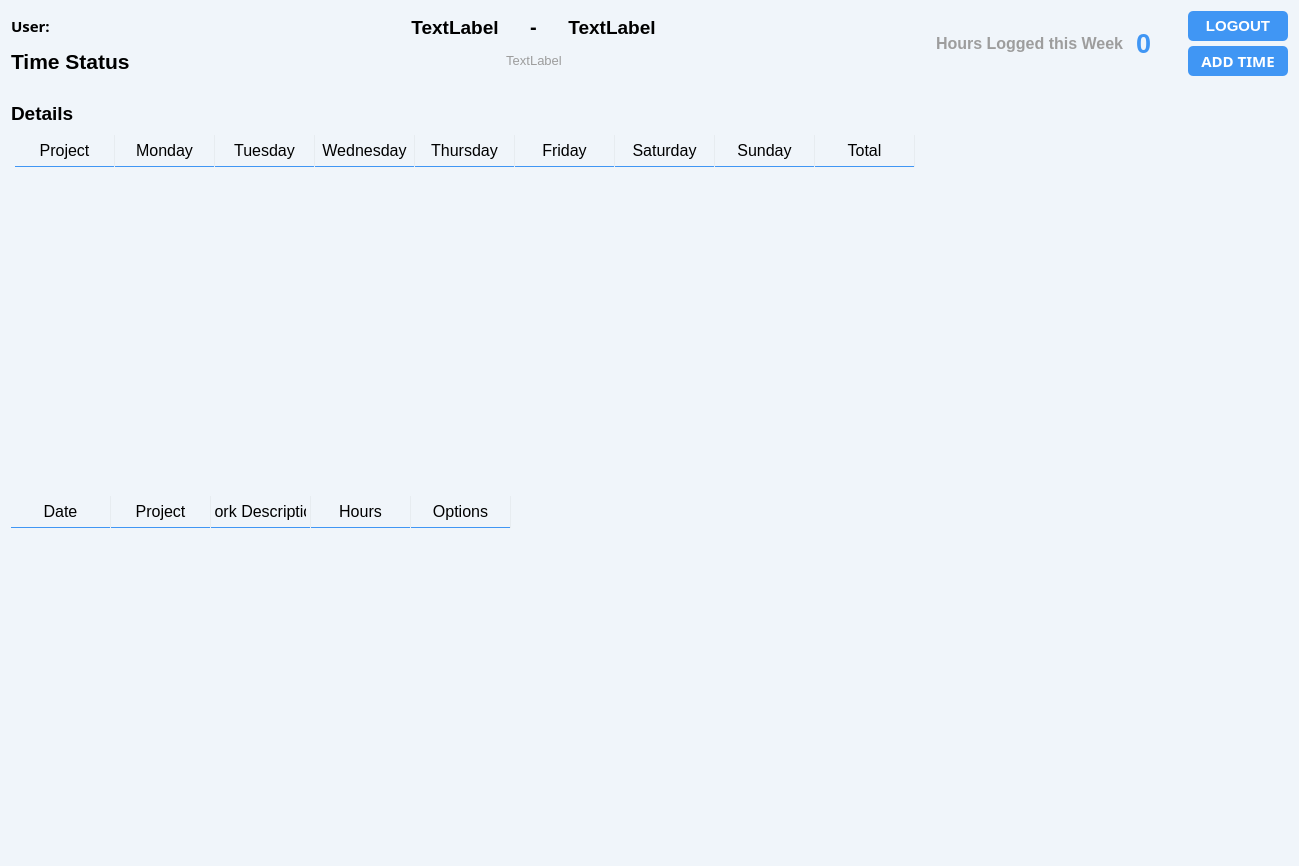
<?xml version="1.0" encoding="UTF-8"?>
<ui version="4.0">
 <class>TimeStatus</class>
 <widget class="QWidget" name="TimeStatus">
  <property name="enabled">
   <bool>true</bool>
  </property>
  <property name="geometry">
   <rect>
    <x>0</x>
    <y>0</y>
    <width>1299</width>
    <height>866</height>
   </rect>
  </property>
  <property name="sizePolicy">
   <sizepolicy hsizetype="Preferred" vsizetype="Preferred">
    <horstretch>0</horstretch>
    <verstretch>0</verstretch>
   </sizepolicy>
  </property>
  <property name="minimumSize">
   <size>
    <width>1299</width>
    <height>866</height>
   </size>
  </property>
  <property name="windowTitle">
   <string>Form</string>
  </property>
  <property name="styleSheet">
   <string notr="true">background-color: rgb(240, 245, 250);</string>
  </property>
  <layout class="QVBoxLayout" name="verticalLayout_4" stretch="0,1,0,0,0">
   <item>
    <layout class="QHBoxLayout" name="horizontalLayout_2">
     <item>
      <layout class="QVBoxLayout" name="verticalLayout_3">
       <item>
        <widget class="QLabel" name="labelUser">
         <property name="font">
          <font>
           <family>Century Gothic</family>
           <pointsize>11</pointsize>
           <weight>75</weight>
           <bold>true</bold>
          </font>
         </property>
         <property name="text">
          <string>User:</string>
         </property>
        </widget>
       </item>
       <item>
        <widget class="QLabel" name="label">
         <property name="font">
          <font>
           <family>MS Shell Dlg 2</family>
           <pointsize>16</pointsize>
           <weight>75</weight>
           <bold>true</bold>
          </font>
         </property>
         <property name="text">
          <string>Time Status</string>
         </property>
        </widget>
       </item>
      </layout>
     </item>
     <item>
      <spacer name="horizontalSpacer">
       <property name="orientation">
        <enum>Qt::Horizontal</enum>
       </property>
       <property name="sizeHint" stdset="0">
        <size>
         <width>40</width>
         <height>20</height>
        </size>
       </property>
      </spacer>
     </item>
     <item>
      <widget class="QPushButton" name="buttonPreviousWeek">
       <property name="styleSheet">
        <string notr="true">QPushButton {	
	background-color: transparent;
	border:none
}

QPushButton:pressed {
background-color: rgb(231, 236, 240);
	border:none
}
QPushButton:hover {
background-color: rgb(245, 250, 255);
	border:none
}</string>
       </property>
       <property name="text">
        <string/>
       </property>
       <property name="icon">
        <iconset resource="resources.qrc">
         <normaloff>:/images/images/lA.png</normaloff>:/images/images/lA.png</iconset>
       </property>
       <property name="iconSize">
        <size>
         <width>30</width>
         <height>30</height>
        </size>
       </property>
      </widget>
     </item>
     <item>
      <spacer name="horizontalSpacer_3">
       <property name="orientation">
        <enum>Qt::Horizontal</enum>
       </property>
       <property name="sizeType">
        <enum>QSizePolicy::Fixed</enum>
       </property>
       <property name="sizeHint" stdset="0">
        <size>
         <width>40</width>
         <height>20</height>
        </size>
       </property>
      </spacer>
     </item>
     <item>
      <layout class="QVBoxLayout" name="verticalLayout">
       <property name="spacing">
        <number>0</number>
       </property>
       <item>
        <layout class="QHBoxLayout" name="horizontalLayout">
         <item>
          <widget class="QLabel" name="labelFirstDay">
           <property name="sizePolicy">
            <sizepolicy hsizetype="Fixed" vsizetype="Preferred">
             <horstretch>0</horstretch>
             <verstretch>0</verstretch>
            </sizepolicy>
           </property>
           <property name="minimumSize">
            <size>
             <width>150</width>
             <height>0</height>
            </size>
           </property>
           <property name="font">
            <font>
             <pointsize>14</pointsize>
             <weight>75</weight>
             <bold>true</bold>
            </font>
           </property>
           <property name="text">
            <string>TextLabel</string>
           </property>
           <property name="alignment">
            <set>Qt::AlignCenter</set>
           </property>
          </widget>
         </item>
         <item>
          <widget class="QLabel" name="label_4">
           <property name="sizePolicy">
            <sizepolicy hsizetype="Fixed" vsizetype="Fixed">
             <horstretch>0</horstretch>
             <verstretch>0</verstretch>
            </sizepolicy>
           </property>
           <property name="minimumSize">
            <size>
             <width>7</width>
             <height>0</height>
            </size>
           </property>
           <property name="font">
            <font>
             <pointsize>15</pointsize>
             <weight>75</weight>
             <bold>true</bold>
            </font>
           </property>
           <property name="text">
            <string>-</string>
           </property>
           <property name="alignment">
            <set>Qt::AlignCenter</set>
           </property>
          </widget>
         </item>
         <item>
          <widget class="QLabel" name="labelLastDay">
           <property name="sizePolicy">
            <sizepolicy hsizetype="Fixed" vsizetype="Preferred">
             <horstretch>0</horstretch>
             <verstretch>0</verstretch>
            </sizepolicy>
           </property>
           <property name="minimumSize">
            <size>
             <width>150</width>
             <height>0</height>
            </size>
           </property>
           <property name="font">
            <font>
             <pointsize>14</pointsize>
             <weight>75</weight>
             <bold>true</bold>
            </font>
           </property>
           <property name="text">
            <string>TextLabel</string>
           </property>
           <property name="alignment">
            <set>Qt::AlignCenter</set>
           </property>
          </widget>
         </item>
        </layout>
       </item>
       <item>
        <layout class="QHBoxLayout" name="horizontalLayout_3">
         <item>
          <spacer name="horizontalSpacer_5">
           <property name="orientation">
            <enum>Qt::Horizontal</enum>
           </property>
           <property name="sizeHint" stdset="0">
            <size>
             <width>40</width>
             <height>20</height>
            </size>
           </property>
          </spacer>
         </item>
         <item>
          <widget class="QLabel" name="labelYear">
           <property name="font">
            <font>
             <pointsize>10</pointsize>
            </font>
           </property>
           <property name="styleSheet">
            <string notr="true">color: rgb(157, 157, 157);</string>
           </property>
           <property name="text">
            <string>TextLabel</string>
           </property>
           <property name="alignment">
            <set>Qt::AlignCenter</set>
           </property>
          </widget>
         </item>
         <item>
          <spacer name="horizontalSpacer_6">
           <property name="orientation">
            <enum>Qt::Horizontal</enum>
           </property>
           <property name="sizeHint" stdset="0">
            <size>
             <width>40</width>
             <height>20</height>
            </size>
           </property>
          </spacer>
         </item>
        </layout>
       </item>
      </layout>
     </item>
     <item>
      <spacer name="horizontalSpacer_4">
       <property name="orientation">
        <enum>Qt::Horizontal</enum>
       </property>
       <property name="sizeType">
        <enum>QSizePolicy::Fixed</enum>
       </property>
       <property name="sizeHint" stdset="0">
        <size>
         <width>40</width>
         <height>20</height>
        </size>
       </property>
      </spacer>
     </item>
     <item>
      <widget class="QPushButton" name="buttonNextWeek">
       <property name="styleSheet">
        <string notr="true">QPushButton {	
	background-color: transparent;
	border:none
}

QPushButton:pressed {
background-color: rgb(231, 236, 240);
	border:none
}
QPushButton:hover {
background-color: rgb(245, 250, 255);
	border:none
}</string>
       </property>
       <property name="text">
        <string/>
       </property>
       <property name="icon">
        <iconset resource="resources.qrc">
         <normaloff>:/images/images/rA.png</normaloff>:/images/images/rA.png</iconset>
       </property>
       <property name="iconSize">
        <size>
         <width>30</width>
         <height>30</height>
        </size>
       </property>
      </widget>
     </item>
     <item>
      <spacer name="horizontalSpacer_2">
       <property name="orientation">
        <enum>Qt::Horizontal</enum>
       </property>
       <property name="sizeHint" stdset="0">
        <size>
         <width>40</width>
         <height>20</height>
        </size>
       </property>
      </spacer>
     </item>
     <item>
      <widget class="QLabel" name="label_2">
       <property name="font">
        <font>
         <pointsize>12</pointsize>
         <weight>75</weight>
         <bold>true</bold>
        </font>
       </property>
       <property name="styleSheet">
        <string notr="true">color: rgb(157, 157, 157);</string>
       </property>
       <property name="text">
        <string>Hours Logged this Week</string>
       </property>
      </widget>
     </item>
     <item>
      <spacer name="horizontalSpacer_8">
       <property name="orientation">
        <enum>Qt::Horizontal</enum>
       </property>
       <property name="sizeType">
        <enum>QSizePolicy::Fixed</enum>
       </property>
       <property name="sizeHint" stdset="0">
        <size>
         <width>6</width>
         <height>20</height>
        </size>
       </property>
      </spacer>
     </item>
     <item>
      <widget class="QLabel" name="labelHours">
       <property name="sizePolicy">
        <sizepolicy hsizetype="Fixed" vsizetype="Fixed">
         <horstretch>0</horstretch>
         <verstretch>0</verstretch>
        </sizepolicy>
       </property>
       <property name="minimumSize">
        <size>
         <width>36</width>
         <height>0</height>
        </size>
       </property>
       <property name="font">
        <font>
         <pointsize>20</pointsize>
         <weight>75</weight>
         <bold>true</bold>
        </font>
       </property>
       <property name="styleSheet">
        <string notr="true">color: rgb(64, 150, 244);</string>
       </property>
       <property name="text">
        <string>0</string>
       </property>
      </widget>
     </item>
     <item>
      <spacer name="horizontalSpacer_7">
       <property name="orientation">
        <enum>Qt::Horizontal</enum>
       </property>
       <property name="sizeType">
        <enum>QSizePolicy::Fixed</enum>
       </property>
       <property name="sizeHint" stdset="0">
        <size>
         <width>10</width>
         <height>20</height>
        </size>
       </property>
      </spacer>
     </item>
     <item>
      <layout class="QVBoxLayout" name="verticalLayout_2">
       <property name="spacing">
        <number>5</number>
       </property>
       <property name="sizeConstraint">
        <enum>QLayout::SetFixedSize</enum>
       </property>
       <item>
        <widget class="QPushButton" name="buttonLogout">
         <property name="sizePolicy">
          <sizepolicy hsizetype="Fixed" vsizetype="Fixed">
           <horstretch>0</horstretch>
           <verstretch>0</verstretch>
          </sizepolicy>
         </property>
         <property name="minimumSize">
          <size>
           <width>100</width>
           <height>30</height>
          </size>
         </property>
         <property name="font">
          <font>
           <family>MS Shell Dlg 2</family>
           <pointsize>11</pointsize>
           <weight>75</weight>
           <bold>true</bold>
          </font>
         </property>
         <property name="styleSheet">
          <string notr="true">QPushButton {	
	background-color: rgb(64, 150, 244);
	border-radius: 5px;
	color: rgb(255, 255, 255);
	border:none
}

QPushButton:pressed {
background-color: rgb(57, 134, 217);

}
QPushButton:hover {
background-color: rgb(67, 158, 255);
}</string>
         </property>
         <property name="text">
          <string>LOGOUT</string>
         </property>
        </widget>
       </item>
       <item>
        <widget class="QPushButton" name="buttonAddTime">
         <property name="sizePolicy">
          <sizepolicy hsizetype="Fixed" vsizetype="Fixed">
           <horstretch>0</horstretch>
           <verstretch>0</verstretch>
          </sizepolicy>
         </property>
         <property name="minimumSize">
          <size>
           <width>100</width>
           <height>30</height>
          </size>
         </property>
         <property name="font">
          <font>
           <family>Century Gothic</family>
           <pointsize>11</pointsize>
           <weight>75</weight>
           <bold>true</bold>
          </font>
         </property>
         <property name="styleSheet">
          <string notr="true">QPushButton {	
	background-color: rgb(64, 150, 244);
	border-radius: 5px;
	color: rgb(255, 255, 255);
	border:none
}

QPushButton:pressed {
background-color: rgb(57, 134, 217);

}
QPushButton:hover {
background-color: rgb(67, 158, 255);
}
</string>
         </property>
         <property name="text">
          <string>ADD TIME</string>
         </property>
        </widget>
       </item>
      </layout>
     </item>
    </layout>
   </item>
   <item>
    <layout class="QHBoxLayout" name="horizontalLayout_4" stretch="2,0,2">
     <property name="sizeConstraint">
      <enum>QLayout::SetNoConstraint</enum>
     </property>
     <property name="leftMargin">
      <number>0</number>
     </property>
     <item>
      <layout class="QGridLayout" name="gridLayout_2"/>
     </item>
     <item>
      <spacer name="horizontalSpacer_9">
       <property name="orientation">
        <enum>Qt::Horizontal</enum>
       </property>
       <property name="sizeHint" stdset="0">
        <size>
         <width>40</width>
         <height>20</height>
        </size>
       </property>
      </spacer>
     </item>
     <item>
      <layout class="QGridLayout" name="gridLayout"/>
     </item>
    </layout>
   </item>
   <item>
    <widget class="QLabel" name="label_3">
     <property name="font">
      <font>
       <pointsize>14</pointsize>
       <weight>75</weight>
       <bold>true</bold>
      </font>
     </property>
     <property name="text">
      <string>Details</string>
     </property>
    </widget>
   </item>
   <item>
    <widget class="QTableWidget" name="tableWidgetProjectDetails">
     <property name="styleSheet">
      <string notr="true">QHeaderView::section {
    background-color: transparent;
    /*color: black;
    padding-left: 4px;*/
	padding: 4px;
    font-size: 12pt;
    border-style: none;
    border-bottom: 1px solid rgb(64, 150, 244);
    border-right: 1px solid rgb(231, 236, 240);

}

QTableView {
    background-color: transparent;
	border: none;
}

QTableWidget {
    gridline-color: rgb(231, 236, 240);
	padding: 4px;

    font-size: 10pt;
}</string>
     </property>
     <column>
      <property name="text">
       <string>Project</string>
      </property>
     </column>
     <column>
      <property name="text">
       <string>Monday</string>
      </property>
     </column>
     <column>
      <property name="text">
       <string>Tuesday</string>
      </property>
     </column>
     <column>
      <property name="text">
       <string>Wednesday</string>
      </property>
     </column>
     <column>
      <property name="text">
       <string>Thursday</string>
      </property>
     </column>
     <column>
      <property name="text">
       <string>Friday</string>
      </property>
     </column>
     <column>
      <property name="text">
       <string>Saturday</string>
      </property>
     </column>
     <column>
      <property name="text">
       <string>Sunday</string>
      </property>
     </column>
     <column>
      <property name="text">
       <string>Total</string>
      </property>
     </column>
    </widget>
   </item>
   <item>
    <widget class="QTableWidget" name="tableWidgetReportDetails">
     <property name="styleSheet">
      <string notr="true">QHeaderView::section {
    background-color: transparent;
    /*color: black;
    padding-left: 4px;*/
	padding: 4px;
    font-size: 12pt;
    border-style: none;
    border-bottom: 1px solid rgb(64, 150, 244);
    border-right: 1px solid rgb(231, 236, 240);

}

QTableView {
    background-color: transparent;
	border: none;
}

QTableWidget {
    gridline-color: rgb(231, 236, 240);
    font-size: 10pt;
}</string>
     </property>
     <column>
      <property name="text">
       <string>Date</string>
      </property>
      <property name="font">
       <font>
        <pointsize>9</pointsize>
        <weight>75</weight>
        <bold>true</bold>
       </font>
      </property>
     </column>
     <column>
      <property name="text">
       <string>Project</string>
      </property>
      <property name="font">
       <font>
        <pointsize>9</pointsize>
        <weight>75</weight>
        <bold>true</bold>
       </font>
      </property>
     </column>
     <column>
      <property name="text">
       <string>Work Description</string>
      </property>
      <property name="font">
       <font>
        <pointsize>9</pointsize>
        <weight>75</weight>
        <bold>true</bold>
       </font>
      </property>
     </column>
     <column>
      <property name="text">
       <string>Hours</string>
      </property>
      <property name="font">
       <font>
        <pointsize>9</pointsize>
        <weight>75</weight>
        <bold>true</bold>
       </font>
      </property>
     </column>
     <column>
      <property name="text">
       <string>Options</string>
      </property>
      <property name="font">
       <font>
        <pointsize>9</pointsize>
        <weight>75</weight>
        <bold>true</bold>
       </font>
      </property>
     </column>
    </widget>
   </item>
  </layout>
 </widget>
 <resources>
  <include location="resources.qrc"/>
 </resources>
 <connections/>
</ui>
